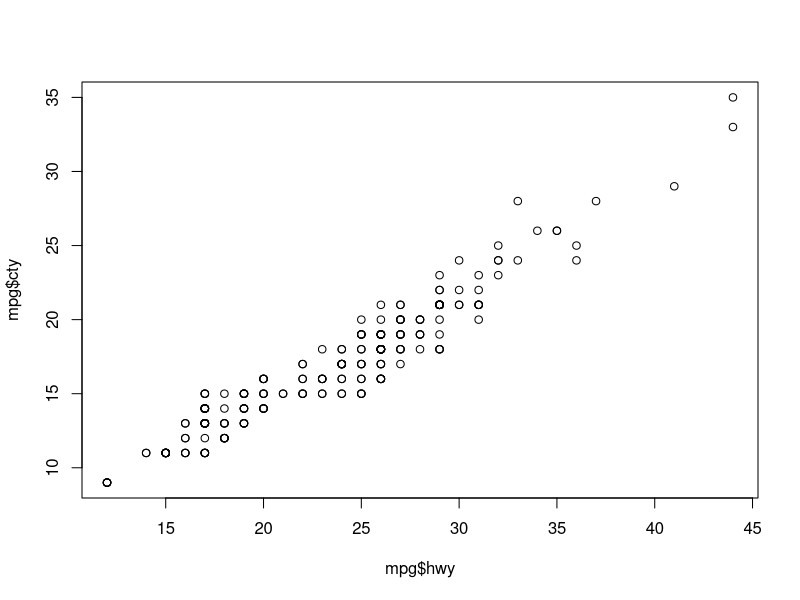

This chart was generated by the following R code:
## ---- chunk 1
knitr::opts_chunk$set(echo = TRUE)
## ---- chunk 2
cel = c((24-32)*(5/9), (15-32)*(5/9))
cel
## ---- chunk 3
vec200 = rep(c(1, 3), 100)
vec200
## ---- chunk 4
?round
44^2
45^2
numPerfect = 44
numPerfect
## ---- chunk 5
library(ggplot2)
?mpg
highway = mpg$hwy
head(sort(highway, decreasing = TRUE))
top3 = mpg[mpg$hwy > 40, ]
top3
#The 3 most fuel-efficient models in terms of highway mileage are the jetta and new beetle with a manual transmission and the new beetle with an automatic transmission.These are the only three models in the data set with a hwy mpg of above 40 making them the top three most fuel efficient models in terms of highway miles
## ---- chunk 6
str(mpg[mpg$class == 'compact', ])
numCompact = 47
numCompact
# There are 47 different compact models in this data set.
## ---- chunk 7
plot(mpg$hwy, mpg$cty)
# The variables hwy and cty have a strong, postitive correlation.There are so few points visible because the majority of the points are stacked on top of each other resulting in it only looking like one dot on the graph when it could be 10 different models with the same cty and hwy mpg.
## ---- chunk 8
fuel2008 = mpg[mpg$year == '2008', ]
fuel1999 = mpg[mpg$year == '1999', ]
fuel2008$avg = (fuel2008$cty + fuel2008$hwy) / 2
fuel1999$avg = (fuel1999$cty + fuel1999$hwy) / 2
summary(fuel2008$avg)
summary(fuel1999$avg)
# The cars from 2008 are less fuel efficient than in 1999. The average mpg of both city and highway miles combined for 1999 is .14 greater than in 2008. Also, the average maximum in 1999 is 39.5 while it was 32.5 in 2008.The average minimum mpg in 1999 is 13 while it was 10.5 in 2008. In conclusion I think that cars in 2008 are not more fuel efficient than cars in 1999 because the average mpg, max mpg, and min mpg are greater in 1999 than in 2008.
